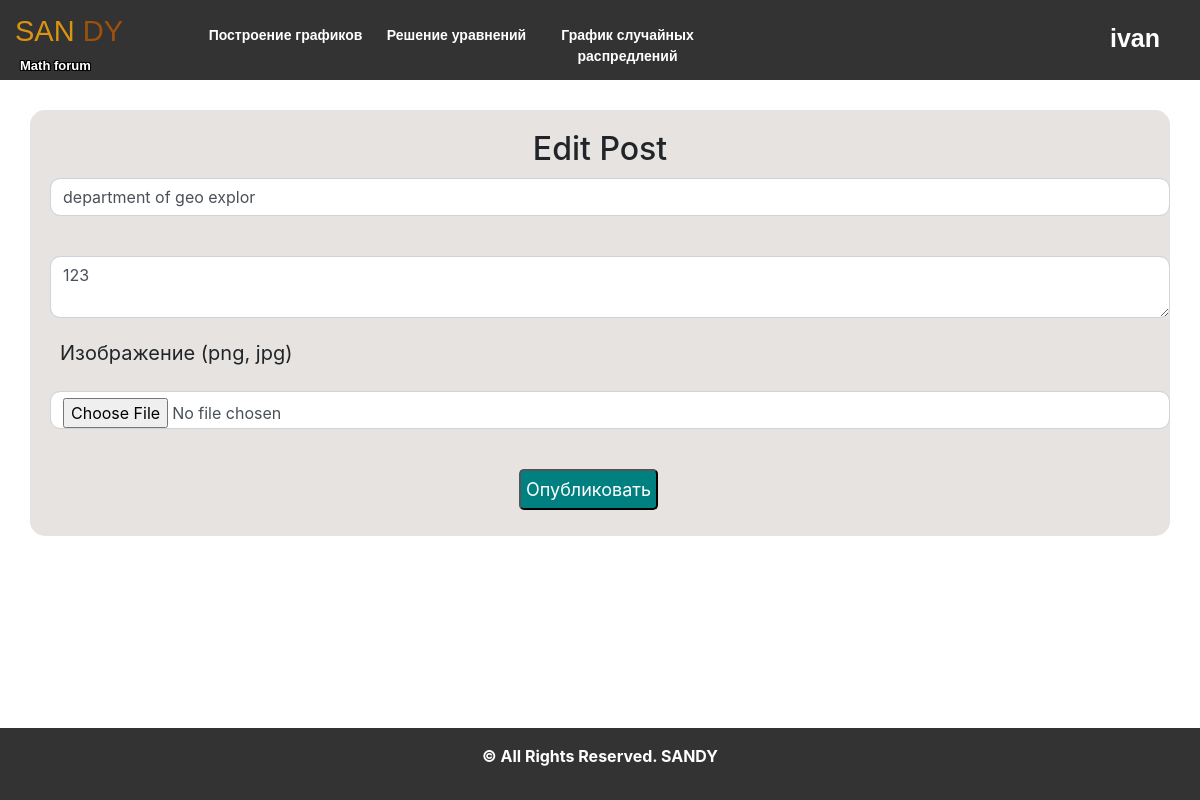
The page /post_edit/7 (signed in) on the database as committed earlier.
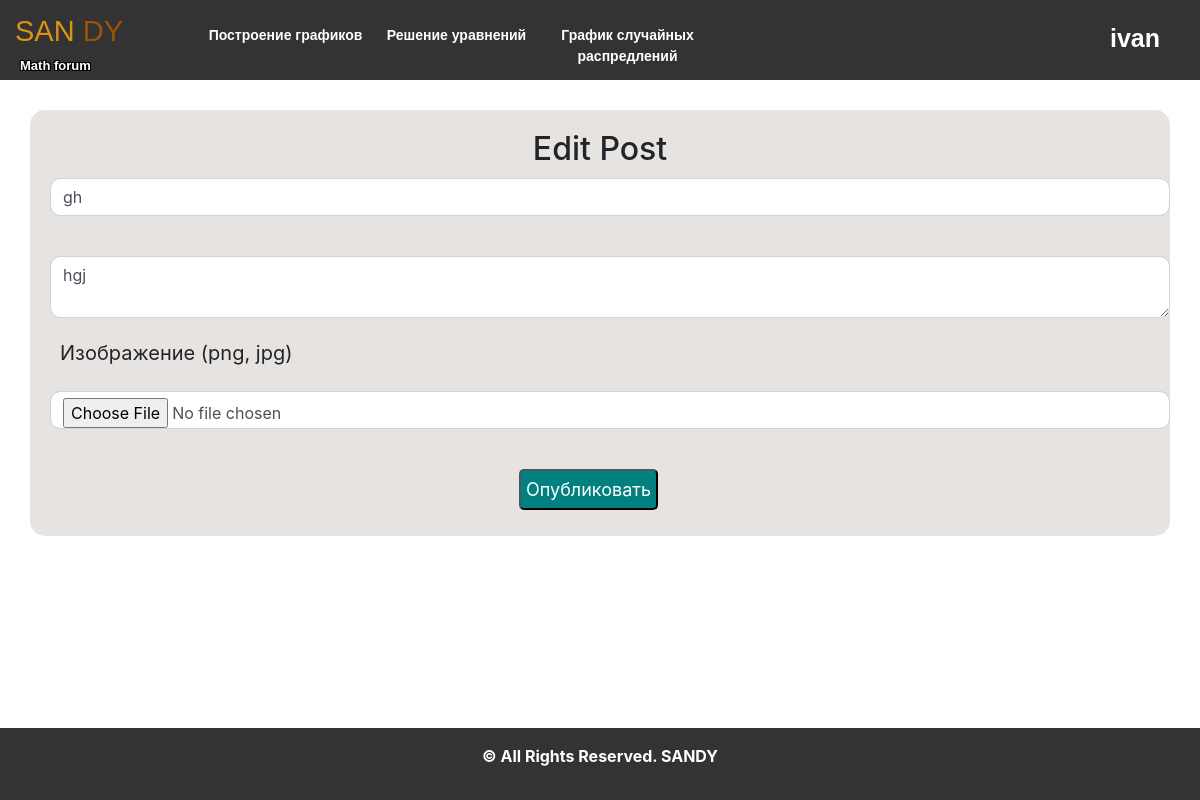
The same page on the database as committed later.
### data/post.py (models this page shows, shortened)
class Post(SqlAlchemyBase, SerializerMixin):
    __tablename__ = 'posts'
    id = sqlalchemy.Column(sqlalchemy.Integer, primary_key=True, autoincrement=True)
    team_leader = sqlalchemy.Column(sqlalchemy.Integer, sqlalchemy.ForeignKey("users.id"))
    user = orm.relationship('User')
    title = sqlalchemy.Column(sqlalchemy.String, nullable=True)
    posts = sqlalchemy.Column(sqlalchemy.String, nullable=True)
    views = sqlalchemy.Column(sqlalchemy.Integer, default=0)
    image_post = sqlalchemy.Column(sqlalchemy.String(50), nullable=False, default='default.jpg')
    start_date = sqlalchemy.Column(sqlalchemy.DateTime, default=datetime.datetime.now)

### main.py (the view, shortened to what this page needs)
@app.route("/post_edit/<int:post_id>", methods=["GET", "POST"])
@login_required
def edit_post(post_id):
    form = PostForm()
    if request.method == "GET":
        db_sess = db_session.create_session()
        post = db_sess.query(Post).filter(Post.id == post_id).first()
        if post:
            if current_user.id != 1 or current_user.id != post.team_leader:
                flash('У вас нет прав доступа для выполнения данного действия', "alert-danger")
                return redirect('/')
            form.title.data = post.title
            form.content.data = post.posts
        else:
            abort(404)
    return render_template("create_post.html", title="Edit Post", form=form)

### forms/post_forms.py
class PostForm(FlaskForm):
    style = {'class': 'form-control', 'style': 'border-radius: 10px; margin-left: 10px;  margin-right: 10px;'}
    style_btn = {
        'style': 'border-radius: 5px;  width: auto; font-size: 18px; padding: 5px; margin: 0; margin-right: 23px;'}
    title = StringField('Заголовок', validators=[DataRequired()], render_kw=style)
    content = TextAreaField('Статья', validators=[DataRequired()], render_kw=style)
    picture = FileField('Изображение (png, jpg)', validators=[FileAllowed(['jpg', 'png'])], render_kw=style)
    submit = SubmitField('Опубликовать', render_kw=style_btn)

### data/db_session.py (called while the page is built)
def create_session() -> Session:
    global __factory
    return __factory()

### main.py (called while the page is built)
@login_manager.user_loader
def load_user(user_id):
    db_sess = db_session.create_session()
    return db_sess.query(User).get(user_id)

### templates/create_post.html (shortened to what this page needs)
{% extends "base.html" %}
{% block content %}
<div style="text-align: center; margin: 20px">
    <div class="container" style="text-align: center; padding: 10px;">
        <form action="" enctype="multipart/form-data" method="post">
            <h2 class="legend" style="margin: 10px;">{{ title }}</h2>
            <p>
                {{ form.title(class="form-control", placeholder="Заголовок") }}<br>
            </p>
            <p>
                {{ form.content(class="form-control", placeholder="Текст статьи") }}<br>
            </p>
            <p >
                <a style="float: left; margin-top: -20px; margin-left: 20px;">{{ form.picture.label }}</a><br>
                {{ form.picture(class="form-control") }}<br>
            </p>
            <p>{{ form.submit(type="submit", class="button-graf") }}</p>
        </form>
    </div>
</div>
{% endblock %}

Rows that differ between the two databases and show on the page:
changed Post: title "department of geo explor" → "gh"
Other text that changed with them:
form field content: "123" → "hgj"
